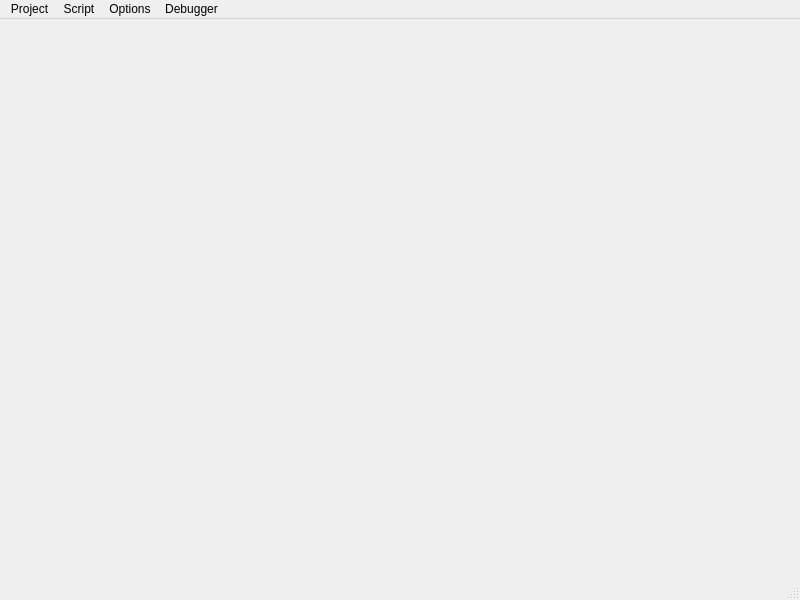
<?xml version="1.0" encoding="UTF-8"?>
<ui version="4.0">
 <class>MainWindow</class>
 <widget class="QMainWindow" name="MainWindow">
  <property name="geometry">
   <rect>
    <x>0</x>
    <y>0</y>
    <width>800</width>
    <height>600</height>
   </rect>
  </property>
  <property name="windowTitle">
   <string>sc3ntist</string>
  </property>
  <widget class="QMenuBar" name="menubar">
   <property name="geometry">
    <rect>
     <x>0</x>
     <y>0</y>
     <width>800</width>
     <height>22</height>
    </rect>
   </property>
   <widget class="QMenu" name="menuProject">
    <property name="title">
     <string>Project</string>
    </property>
    <addaction name="actionNew_project"/>
    <addaction name="actionOpen"/>
    <addaction name="actionClose"/>
    <addaction name="actionImport_worklist"/>
   </widget>
   <widget class="QMenu" name="menuScript">
    <property name="title">
     <string>Script</string>
    </property>
    <addaction name="actionGo_to_address"/>
   </widget>
   <widget class="QMenu" name="menuOptions">
    <property name="title">
     <string>Options</string>
    </property>
    <addaction name="actionEdit_stylesheet"/>
   </widget>
   <widget class="QMenu" name="menuDebugger">
    <property name="title">
     <string>Debugger</string>
    </property>
    <addaction name="actionConnect_to_target"/>
    <addaction name="actionDisconnect_from_target"/>
   </widget>
   <addaction name="menuProject"/>
   <addaction name="menuScript"/>
   <addaction name="menuOptions"/>
   <addaction name="menuDebugger"/>
  </widget>
  <widget class="QStatusBar" name="statusbar"/>
  <action name="actionOpen">
   <property name="text">
    <string>Open...</string>
   </property>
  </action>
  <action name="actionClose">
   <property name="text">
    <string>Close</string>
   </property>
  </action>
  <action name="actionGo_to_address">
   <property name="text">
    <string>Go to address...</string>
   </property>
  </action>
  <action name="actionEdit_stylesheet">
   <property name="text">
    <string>Edit stylesheet...</string>
   </property>
  </action>
  <action name="actionImport_worklist">
   <property name="text">
    <string>Import worklist...</string>
   </property>
  </action>
  <action name="actionNew_project">
   <property name="text">
    <string>New project...</string>
   </property>
  </action>
  <action name="actionConnect_to_target">
   <property name="text">
    <string>Connect to target...</string>
   </property>
  </action>
  <action name="actionDisconnect_from_target">
   <property name="enabled">
    <bool>false</bool>
   </property>
   <property name="text">
    <string>Disconnect from target</string>
   </property>
  </action>
 </widget>
 <resources/>
 <connections/>
</ui>
